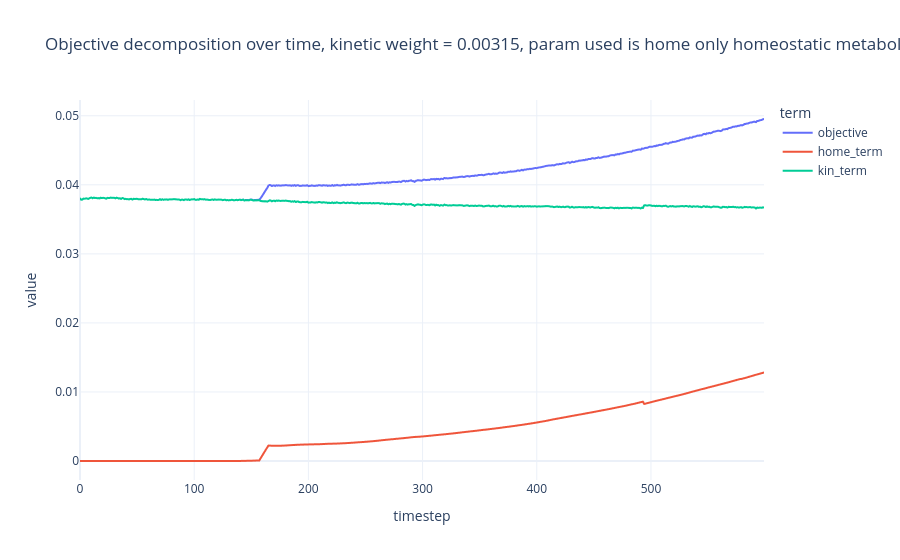

Here is the notebook cell this chart was saved with:
### Code cell
df_obj = pd.DataFrame({
    "timestep": range(len(obj_val_arr)),
    "objective": obj_val_arr,
    "home_term": home_term_arr * objective_weights["homeostatic"],
    "kin_term": np.asarray(kin_term_arr) * objective_weights["kinetics"],
})

long = df_obj.melt(id_vars="timestep", var_name="term", value_name="value")

fig = px.line(
    long, x="timestep", y="value", color="term",
    title=f"Objective decomposition over time, kinetic weight = {objective_weights["kinetics"]}, param used is home only homeostatic metabolite counts, else is home+kinetic315"
)
fig.update_layout(template="plotly_white", hovermode="x unified")
fig.show()

### Figure 1 — Plotly figure (JSON) as saved in the notebook; plotly's stock layout.template omitted (floating-point values rounded to 4 significant figures; data arrays with more than 128 entries replaced by an {"elided": "..."} marker saying what was removed)
{"data": [{"hovertemplate": "term=objective<br>timestep=%{x}<br>value=%{y}<extra></extra>", "legendgroup": "objective", "line": {"color": "#636efa", "dash": "solid"}, "marker": {"symbol": "circle"}, "mode": "lines", "name": "objective", "showlegend": true, "x": {"elided": "600 int values"}, "xaxis": "x", "y": {"elided": "600 float values"}, "yaxis": "y", "type": "scattergl"}, {"hovertemplate": "term=home_term<br>timestep=%{x}<br>value=%{y}<extra></extra>", "legendgroup": "home_term", "line": {"color": "#EF553B", "dash": "solid"}, "marker": {"symbol": "circle"}, "mode": "lines", "name": "home_term", "showlegend": true, "x": {"elided": "600 int values"}, "xaxis": "x", "y": {"elided": "600 float values"}, "yaxis": "y", "type": "scattergl"}, {"hovertemplate": "term=kin_term<br>timestep=%{x}<br>value=%{y}<extra></extra>", "legendgroup": "kin_term", "line": {"color": "#00cc96", "dash": "solid"}, "marker": {"symbol": "circle"}, "mode": "lines", "name": "kin_term", "showlegend": true, "x": {"elided": "600 int values"}, "xaxis": "x", "y": {"elided": "600 float values"}, "yaxis": "y", "type": "scattergl"}], "layout": {"xaxis": {"anchor": "y", "domain": [0.0, 1.0], "title": {"text": "timestep"}}, "yaxis": {"anchor": "x", "domain": [0.0, 1.0], "title": {"text": "value"}}, "legend": {"title": {"text": "term"}, "tracegroupgap": 0}, "title": {"text": "Objective decomposition over time, kinetic weight = 0.00315, param used is home only homeostatic metabolite counts, else is home+kinetic315"}, "hovermode": "x unified"}}
